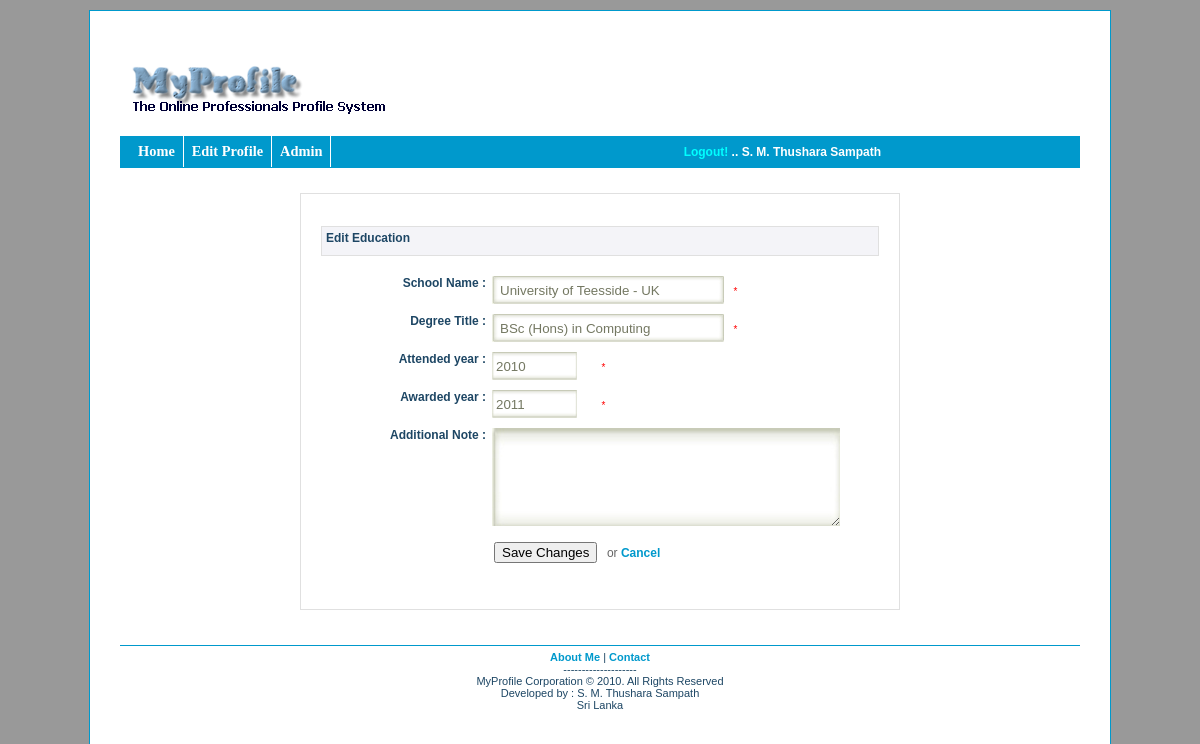
/edit_education.php?id=1 (signed in), run on the app's committed database.
### tables this page shows
CREATE TABLE IF NOT EXISTS `user_login` (
  `id` int(11) NOT NULL AUTO_INCREMENT,
  `firstname` varchar(50) NOT NULL,
  `lastname` varchar(50) NOT NULL,
  `username` varchar(25) NOT NULL,
  `hashed_password` varchar(40) NOT NULL,
  `email` varchar(50) NOT NULL,
  `reg_date` datetime NOT NULL,
  `s_question` varchar(5) NOT NULL,
  `s_answer` varchar(10) NOT NULL,
  `avatar_location` varchar(50) NOT NULL,
  `active` tinyint(1) NOT NULL DEFAULT '0',
  `admin` tinyint(1) NOT NULL DEFAULT '0',
  `keywords` varchar(120) NOT NULL,
  PRIMARY KEY (`id`)
);

CREATE TABLE IF NOT EXISTS `user_edu` (
  `id` int(11) NOT NULL AUTO_INCREMENT,
  `user_id` int(11) NOT NULL,
  `school_name` varchar(100) NOT NULL,
  `degree` varchar(100) NOT NULL,
  `start_year` varchar(4) NOT NULL,
  `award_year` varchar(4) NOT NULL,
  `adi_notes` text NOT NULL,
  PRIMARY KEY (`id`)
);

### edit_education.php (the view, shortened to what this page needs)
<?php
	  $user_id = $_SESSION['id'];
	  $query = "SELECT firstname, lastname
				FROM user_login
				WHERE id = {$user_id}";
	  $result_set = mysql_query($query);
	  $row = mysql_fetch_array($result_set);
	  if (isset($row)) {
		$firstname  = $row['firstname'];
		$lastname =  $row['lastname'];
	  } else {
	  	$message =  "Connection Failed!";;
	  }
?>
<?php
			  $query = "SELECT *
						FROM user_edu
						WHERE id = {$_GET['id']}";
			  $result_set = mysql_query($query);
	  		  $row = mysql_fetch_array($result_set);
	  		  if (isset($row)) {
					  $sch_name  = $row['school_name'];
					  $dtitle =  $row['degree'];
					  $start_year = $row['start_year'];
					  $end_year = $row['award_year'];
					  $adi_note = $row['adi_notes'];
			  }else {
		  			die("Failed");
	  		  }
?>
<?php require("includes/header.php"); ?>
		<div id="apDiv1" align="right">
            <?php
                if($user_id) {
                    echo "<a href=\"logout.php\">Logout! " . "</a>  .. " . $firstname . " " .  $lastname;
                }
            ?>
       </div>
	   <div class="forms_group">
       <div class="mform_error_div" >
         </div>
        <div class="t_edit_head">Edit Education</div>
        <div class="t_edit_body">
          <form action="edit_education.php?id=<?php echo $_GET['id']; ?>" method="post" id="edu_update">
          <div class="style_form" >
              <label for="sch_name" class="mlabel">School Name :</label>
              <input type="text" name="sch_name" id="sch_name" class="form_element" value="<?php echo  $sch_name; ?>" />
              <span style="color:#F00; font-size:10px;">*</span>
          </div>
          <div class="style_form">
              <label for="dtitle" class="mlabel">Degree Title :</label>
              <input type="text" name="dtitle" id="dtitle" class="form_element" value="<?php echo  $dtitle; ?>" />
              <span style="color:#F00; font-size:10px;">*</span>
          </div>
           <div class="style_form">
              <label for="year_attend" class="mlabel">Attended year :</label>
              <input type="text" name="start_year" id="start_year" size="10"  class="m_element_year" maxlength="4" value="<?php echo  $start_year; ?>" />
              <span style="color:#F00; font-size:10px;">*</span>
          </div>
          <div class="style_form">
              <label for="year_attend" class="mlabel">Awarded year :</label>
              <input type="text" name="end_year" id="end_year"  size="10" class="m_element_year" maxlength="4" value="<?php echo  $end_year; ?>" />
              <span style="color:#F00; font-size:10px;">*</span>
          </div>
          <div class="style_form" >
              <label for="adi_note" class="mlabel">Additional Note :</label>
              <textarea name="adi_note" class="txt_area" cols="40" rows="6" ><?php echo  $adi_note; ?></textarea>
          </div>
          <div class="style_form">
          <p>
            <input name="edu_update" type="submit"  value="Save Changes" id="update_btn" onClick="return edu_form_validate()" />
            <span class="join_txt">or <a href="members.php?id=<?php echo $user_id; ?>"> Cancel</a> </span>
          </p>
       	  </div>
      	  </form>
        </div>
	   </div>
<?php require("includes/footer.php"); ?>

### stylesheets/form_style.css (style rules this page uses)
input.form_element { width: 221px; background: transparent url('../images/bg.jpg') no-repeat; color : #747862; height:20px; border:0; padding:4px 8px; margin-bottom:0px; border:#09F; }
label { width: 150px; float: left; text-align: right; margin-right: 0.5em; display: block; font-size:15px; color:#1D4664; font-weight:normal; }
.style_form { margin:10px; }
.join_txt { margin-left:5px; font-size:12px; color:#666; }
.mlabel { font-size:12px; color:#1D4664; font-weight:bold; text-align: right; width:150px; }
.txt_area { width: 340px; background: transparent url('../images/bg_txtarea.jpg') no-repeat; color : #747862; border:0; padding:4px 4px; margin-bottom:0px; }
.forms_group { clear: both; border: solid 1px #E0E0E0; background-color: #FFF; color: #1D4664; padding-bottom:20px; padding-top:10px; padding-left:20px; padding-right:20px; margin-bottom:20px; }
#apDiv1 { position:absolute; width:301px; height:15px; z-index:1; left: 575px; top: 140px; padding:5px; font-size:12px; color:#FFF; font-weight:bold; }
#apDiv1 a { color:#0FF; font-weight:bold; }
.m_element_year { background: transparent url('../images/bg_year.jpg') no-repeat; color : #747862; height:20px; border:0; padding:4px 4px; margin-bottom:0px; }
#update_btn { margin-left:158px; text-align:center; height:auto; width:auto; }
.t_edit_head { margin-top: 10px; height: 20px; background-color: #F4F4F8; padding:4px; font-size:12px; color:#1D4664; font-weight:bold; border: solid 1px #E0E0E0; }
.t_edit_body { margin-top:5px; margin-bottom:5px; padding:5px; background-color:#FFFFFF; height:auto; text-align:left; }

### stylesheets/template.css (style rules this page uses)
body { font-family: Tahoma, Helvetica, Arial, sans-serif; margin: 0; padding: 0; background-color:#999; color: #000000; }
a:link { font-weight: bold; color:#09C; background: transparent; text-decoration:none; }

### data on the page
user_login: firstname "S. M. Thushara", lastname "Sampath"
user_edu: sch_name "University of Teesside - UK", dtitle "BSc (Hons) in Computing", start_year "2010", end_year "2011"
